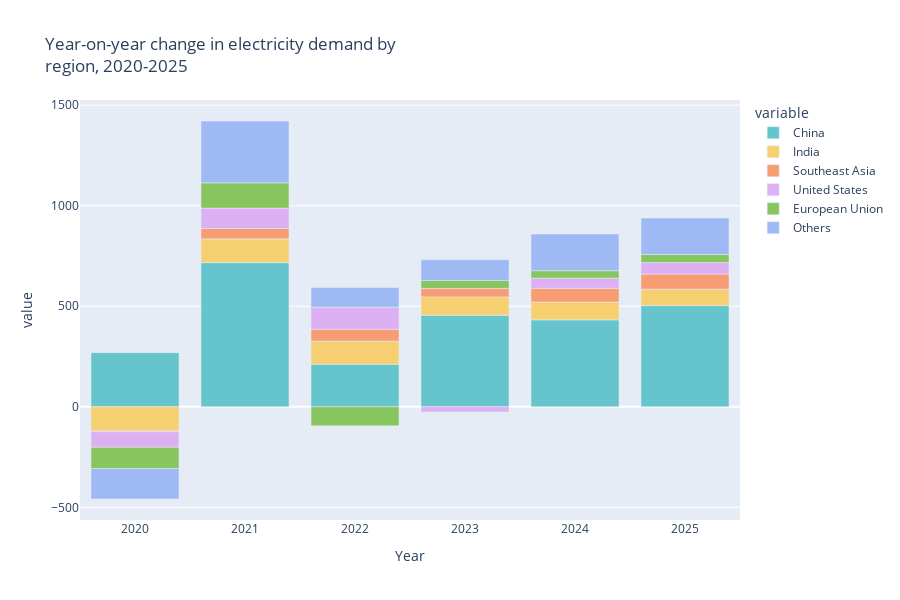

The code cell stored with this chart in its notebook:
### Code cell
fig = px.bar(dta, x=dta.index, y=[ 'China', 'India', 'Southeast Asia', 'United States', 'European Union', 'Others'],
            hover_name=dta.index, 
            color_discrete_sequence= px.colors.qualitative.Pastel,
            height=600, width=900,
            title='Year-on-year change in electricity demand by <br>region, 2020-2025')
fig.show()

### Figure 1 — Plotly figure (JSON) as saved in the notebook; plotly's stock layout.template omitted (floating-point values rounded to 4 significant figures)
{"data": [{"alignmentgroup": "True", "hovertemplate": "<b>%{hovertext}</b><br><br>variable=China<br>Year=%{x}<br>value=%{y}<extra></extra>", "hovertext": [2020, 2021, 2022, 2023, 2024, 2025], "legendgroup": "China", "marker": {"color": "rgb(102, 197, 204)", "pattern": {"shape": ""}}, "name": "China", "offsetgroup": "China", "orientation": "v", "showlegend": true, "textposition": "auto", "type": "bar", "x": [2020, 2021, 2022, 2023, 2024, 2025], "xaxis": "x", "y": [269.1, 716.9, 211.8, 455, 432.2, 503.1], "yaxis": "y"}, {"alignmentgroup": "True", "hovertemplate": "<b>%{hovertext}</b><br><br>variable=India<br>Year=%{x}<br>value=%{y}<extra></extra>", "hovertext": [2020, 2021, 2022, 2023, 2024, 2025], "legendgroup": "India", "marker": {"color": "rgb(246, 207, 113)", "pattern": {"shape": ""}}, "name": "India", "offsetgroup": "India", "orientation": "v", "showlegend": true, "textposition": "auto", "type": "bar", "x": [2020, 2021, 2022, 2023, 2024, 2025], "xaxis": "x", "y": [-120.6, 118.1, 114.5, 91.4, 88.6, 81.7], "yaxis": "y"}, {"alignmentgroup": "True", "hovertemplate": "<b>%{hovertext}</b><br><br>variable=Southeast Asia<br>Year=%{x}<br>value=%{y}<extra></extra>", "hovertext": [2020, 2021, 2022, 2023, 2024, 2025], "legendgroup": "Southeast Asia", "marker": {"color": "rgb(248, 156, 116)", "pattern": {"shape": ""}}, "name": "Southeast Asia", "offsetgroup": "Southeast Asia", "orientation": "v", "showlegend": true, "textposition": "auto", "type": "bar", "x": [2020, 2021, 2022, 2023, 2024, 2025], "xaxis": "x", "y": [-3.5, 51.3, 59.6, 42.4, 68.3, 74.8], "yaxis": "y"}, {"alignmentgroup": "True", "hovertemplate": "<b>%{hovertext}</b><br><br>variable=United States<br>Year=%{x}<br>value=%{y}<extra></extra>", "hovertext": [2020, 2021, 2022, 2023, 2024, 2025], "legendgroup": "United States", "marker": {"color": "rgb(220, 176, 242)", "pattern": {"shape": ""}}, "name": "United States", "offsetgroup": "United States", "orientation": "v", "showlegend": true, "textposition": "auto", "type": "bar", "x": [2020, 2021, 2022, 2023, 2024, 2025], "xaxis": "x", "y": [-77.3, 101.6, 109.5, -25.9, 50.5, 57.3], "yaxis": "y"}, {"alignmentgroup": "True", "hovertemplate": "<b>%{hovertext}</b><br><br>variable=European Union<br>Year=%{x}<br>value=%{y}<extra></extra>", "hovertext": [2020, 2021, 2022, 2023, 2024, 2025], "legendgroup": "European Union", "marker": {"color": "rgb(135, 197, 95)", "pattern": {"shape": ""}}, "name": "European Union", "offsetgroup": "European Union", "orientation": "v", "showlegend": true, "textposition": "auto", "type": "bar", "x": [2020, 2021, 2022, 2023, 2024, 2025], "xaxis": "x", "y": [-105.8, 125.6, -94.9, 39.5, 37, 40], "yaxis": "y"}, {"alignmentgroup": "True", "hovertemplate": "<b>%{hovertext}</b><br><br>variable=Others<br>Year=%{x}<br>value=%{y}<extra></extra>", "hovertext": [2020, 2021, 2022, 2023, 2024, 2025], "legendgroup": "Others", "marker": {"color": "rgb(158, 185, 243)", "pattern": {"shape": ""}}, "name": "Others", "offsetgroup": "Others", "orientation": "v", "showlegend": true, "textposition": "auto", "type": "bar", "x": [2020, 2021, 2022, 2023, 2024, 2025], "xaxis": "x", "y": [-151.4, 307.5, 97.6, 102.6, 182.5, 181.5], "yaxis": "y"}], "layout": {"barmode": "relative", "height": 600, "legend": {"title": {"text": "variable"}, "tracegroupgap": 0}, "title": {"text": "Year-on-year change in electricity demand by <br>region, 2020-2025"}, "width": 900, "xaxis": {"anchor": "y", "domain": [0, 1], "title": {"text": "Year"}}, "yaxis": {"anchor": "x", "domain": [0, 1], "title": {"text": "value"}}}}
